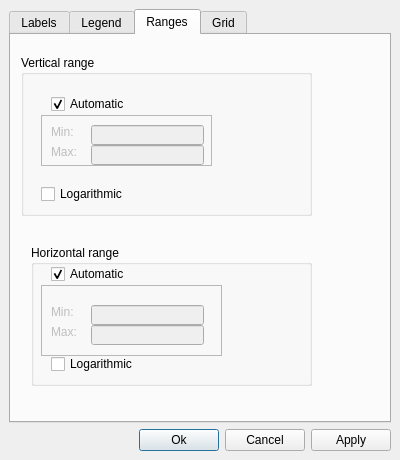
<ui version="4.0" >
 <class>PreferenceDialog</class>
 <widget class="QDialog" name="PreferenceDialog" >
  <property name="geometry" >
   <rect>
    <x>0</x>
    <y>0</y>
    <width>400</width>
    <height>460</height>
   </rect>
  </property>
  <property name="windowTitle" >
   <string>Preferences</string>
  </property>
  <layout class="QVBoxLayout" >
   <property name="margin" >
    <number>9</number>
   </property>
   <property name="spacing" >
    <number>6</number>
   </property>
   <item>
    <widget class="QTabWidget" name="tabWidget" >
     <property name="currentIndex" >
      <number>2</number>
     </property>
     <widget class="QWidget" name="tab" >
      <attribute name="title" >
       <string>Labels</string>
      </attribute>
      <widget class="QLabel" name="label" >
       <property name="geometry" >
        <rect>
         <x>20</x>
         <y>40</y>
         <width>46</width>
         <height>14</height>
        </rect>
       </property>
       <property name="text" >
        <string>Plot title</string>
       </property>
      </widget>
      <widget class="QLabel" name="label_2" >
       <property name="geometry" >
        <rect>
         <x>20</x>
         <y>110</y>
         <width>101</width>
         <height>16</height>
        </rect>
       </property>
       <property name="text" >
        <string>Vertical label</string>
       </property>
      </widget>
      <widget class="QLabel" name="label_3" >
       <property name="geometry" >
        <rect>
         <x>20</x>
         <y>170</y>
         <width>141</width>
         <height>16</height>
        </rect>
       </property>
       <property name="text" >
        <string>Horizontal label</string>
       </property>
      </widget>
      <widget class="QLineEdit" name="vLabel" >
       <property name="geometry" >
        <rect>
         <x>20</x>
         <y>130</y>
         <width>113</width>
         <height>20</height>
        </rect>
       </property>
      </widget>
      <widget class="QLineEdit" name="hLabel" >
       <property name="geometry" >
        <rect>
         <x>20</x>
         <y>190</y>
         <width>113</width>
         <height>20</height>
        </rect>
       </property>
      </widget>
      <widget class="QLineEdit" name="plotTitle" >
       <property name="geometry" >
        <rect>
         <x>20</x>
         <y>60</y>
         <width>113</width>
         <height>20</height>
        </rect>
       </property>
      </widget>
     </widget>
     <widget class="QWidget" name="tab_2" >
      <attribute name="title" >
       <string>Legend</string>
      </attribute>
      <widget class="QCheckBox" name="showLegend" >
       <property name="geometry" >
        <rect>
         <x>20</x>
         <y>30</y>
         <width>151</width>
         <height>18</height>
        </rect>
       </property>
       <property name="text" >
        <string>Show variable legend</string>
       </property>
      </widget>
     </widget>
     <widget class="QWidget" name="tab_3" >
      <attribute name="title" >
       <string>Ranges</string>
      </attribute>
      <widget class="QGroupBox" name="groupBox" >
       <property name="geometry" >
        <rect>
         <x>10</x>
         <y>20</y>
         <width>291</width>
         <height>161</height>
        </rect>
       </property>
       <property name="title" >
        <string>Vertical range</string>
       </property>
       <widget class="QCheckBox" name="vLog" >
        <property name="geometry" >
         <rect>
          <x>20</x>
          <y>130</y>
          <width>101</width>
          <height>18</height>
         </rect>
        </property>
        <property name="text" >
         <string>Logarithmic</string>
        </property>
       </widget>
       <widget class="QFrame" name="frame_2" >
        <property name="enabled" >
         <bool>false</bool>
        </property>
        <property name="geometry" >
         <rect>
          <x>20</x>
          <y>60</y>
          <width>171</width>
          <height>51</height>
         </rect>
        </property>
        <property name="frameShape" >
         <enum>QFrame::StyledPanel</enum>
        </property>
        <property name="frameShadow" >
         <enum>QFrame::Raised</enum>
        </property>
        <widget class="QLabel" name="label_5" >
         <property name="geometry" >
          <rect>
           <x>10</x>
           <y>30</y>
           <width>46</width>
           <height>14</height>
          </rect>
         </property>
         <property name="text" >
          <string>Max:</string>
         </property>
        </widget>
        <widget class="QLabel" name="label_4" >
         <property name="geometry" >
          <rect>
           <x>10</x>
           <y>10</y>
           <width>46</width>
           <height>14</height>
          </rect>
         </property>
         <property name="text" >
          <string>Min:</string>
         </property>
        </widget>
        <widget class="QLineEdit" name="vMax" >
         <property name="geometry" >
          <rect>
           <x>50</x>
           <y>30</y>
           <width>113</width>
           <height>20</height>
          </rect>
         </property>
        </widget>
        <widget class="QLineEdit" name="vMin" >
         <property name="geometry" >
          <rect>
           <x>50</x>
           <y>10</y>
           <width>113</width>
           <height>20</height>
          </rect>
         </property>
        </widget>
       </widget>
       <widget class="QCheckBox" name="checkBox_5" >
        <property name="geometry" >
         <rect>
          <x>30</x>
          <y>40</y>
          <width>141</width>
          <height>18</height>
         </rect>
        </property>
        <property name="text" >
         <string>Automatic</string>
        </property>
        <property name="checked" >
         <bool>true</bool>
        </property>
       </widget>
      </widget>
      <widget class="QGroupBox" name="groupBox_2" >
       <property name="geometry" >
        <rect>
         <x>20</x>
         <y>210</y>
         <width>281</width>
         <height>141</height>
        </rect>
       </property>
       <property name="title" >
        <string>Horizontal range</string>
       </property>
       <widget class="QCheckBox" name="hLog" >
        <property name="geometry" >
         <rect>
          <x>20</x>
          <y>110</y>
          <width>101</width>
          <height>18</height>
         </rect>
        </property>
        <property name="text" >
         <string>Logarithmic</string>
        </property>
       </widget>
       <widget class="QCheckBox" name="checkBox_6" >
        <property name="geometry" >
         <rect>
          <x>20</x>
          <y>20</y>
          <width>141</width>
          <height>18</height>
         </rect>
        </property>
        <property name="text" >
         <string>Automatic</string>
        </property>
        <property name="checked" >
         <bool>true</bool>
        </property>
       </widget>
       <widget class="QFrame" name="frame_3" >
        <property name="enabled" >
         <bool>false</bool>
        </property>
        <property name="geometry" >
         <rect>
          <x>10</x>
          <y>40</y>
          <width>181</width>
          <height>71</height>
         </rect>
        </property>
        <property name="frameShape" >
         <enum>QFrame::StyledPanel</enum>
        </property>
        <property name="frameShadow" >
         <enum>QFrame::Raised</enum>
        </property>
        <widget class="QLabel" name="label_7" >
         <property name="geometry" >
          <rect>
           <x>10</x>
           <y>20</y>
           <width>46</width>
           <height>14</height>
          </rect>
         </property>
         <property name="text" >
          <string>Min:</string>
         </property>
        </widget>
        <widget class="QLabel" name="label_6" >
         <property name="geometry" >
          <rect>
           <x>10</x>
           <y>40</y>
           <width>46</width>
           <height>14</height>
          </rect>
         </property>
         <property name="text" >
          <string>Max:</string>
         </property>
        </widget>
        <widget class="QLineEdit" name="hMin" >
         <property name="geometry" >
          <rect>
           <x>50</x>
           <y>20</y>
           <width>113</width>
           <height>20</height>
          </rect>
         </property>
        </widget>
        <widget class="QLineEdit" name="hMax" >
         <property name="geometry" >
          <rect>
           <x>50</x>
           <y>40</y>
           <width>113</width>
           <height>20</height>
          </rect>
         </property>
        </widget>
       </widget>
      </widget>
     </widget>
     <widget class="QWidget" name="tab_4" >
      <attribute name="title" >
       <string>Grid</string>
      </attribute>
      <widget class="QGroupBox" name="groupBox_3" >
       <property name="enabled" >
        <bool>false</bool>
       </property>
       <property name="geometry" >
        <rect>
         <x>30</x>
         <y>80</y>
         <width>251</width>
         <height>181</height>
        </rect>
       </property>
       <property name="title" >
        <string>Step size</string>
       </property>
       <widget class="QRadioButton" name="radioButton" >
        <property name="geometry" >
         <rect>
          <x>20</x>
          <y>30</y>
          <width>83</width>
          <height>18</height>
         </rect>
        </property>
        <property name="text" >
         <string>Automatic</string>
        </property>
        <property name="checked" >
         <bool>true</bool>
        </property>
       </widget>
       <widget class="QFrame" name="frame" >
        <property name="enabled" >
         <bool>false</bool>
        </property>
        <property name="geometry" >
         <rect>
          <x>20</x>
          <y>70</y>
          <width>201</width>
          <height>80</height>
         </rect>
        </property>
        <property name="frameShape" >
         <enum>QFrame::StyledPanel</enum>
        </property>
        <property name="frameShadow" >
         <enum>QFrame::Raised</enum>
        </property>
        <widget class="QLabel" name="label_8" >
         <property name="geometry" >
          <rect>
           <x>20</x>
           <y>20</y>
           <width>46</width>
           <height>14</height>
          </rect>
         </property>
         <property name="text" >
          <string>Vertical:</string>
         </property>
        </widget>
        <widget class="QLabel" name="label_9" >
         <property name="geometry" >
          <rect>
           <x>10</x>
           <y>50</y>
           <width>52</width>
           <height>16</height>
          </rect>
         </property>
         <property name="text" >
          <string>Horizontal:</string>
         </property>
        </widget>
        <widget class="QLineEdit" name="lineEdit_9" >
         <property name="geometry" >
          <rect>
           <x>70</x>
           <y>50</y>
           <width>113</width>
           <height>20</height>
          </rect>
         </property>
        </widget>
        <widget class="QLineEdit" name="lineEdit_8" >
         <property name="geometry" >
          <rect>
           <x>70</x>
           <y>20</y>
           <width>113</width>
           <height>20</height>
          </rect>
         </property>
        </widget>
       </widget>
       <widget class="QRadioButton" name="radioButton_2" >
        <property name="geometry" >
         <rect>
          <x>20</x>
          <y>50</y>
          <width>83</width>
          <height>18</height>
         </rect>
        </property>
        <property name="text" >
         <string>Fixed</string>
        </property>
       </widget>
      </widget>
      <widget class="QCheckBox" name="showGrid" >
       <property name="geometry" >
        <rect>
         <x>40</x>
         <y>30</y>
         <width>71</width>
         <height>18</height>
        </rect>
       </property>
       <property name="text" >
        <string>Show grid</string>
       </property>
      </widget>
     </widget>
    </widget>
   </item>
   <item>
    <layout class="QHBoxLayout" >
     <property name="margin" >
      <number>0</number>
     </property>
     <property name="spacing" >
      <number>6</number>
     </property>
     <item>
      <spacer>
       <property name="orientation" >
        <enum>Qt::Horizontal</enum>
       </property>
       <property name="sizeHint" >
        <size>
         <width>40</width>
         <height>20</height>
        </size>
       </property>
      </spacer>
     </item>
     <item>
      <widget class="QPushButton" name="pbOk" >
       <property name="text" >
        <string>Ok</string>
       </property>
      </widget>
     </item>
     <item>
      <widget class="QPushButton" name="pbCancel" >
       <property name="text" >
        <string>Cancel</string>
       </property>
      </widget>
     </item>
     <item>
      <widget class="QPushButton" name="pbApply" >
       <property name="text" >
        <string>Apply</string>
       </property>
      </widget>
     </item>
    </layout>
   </item>
  </layout>
 </widget>
 <resources/>
 <connections>
  <connection>
   <sender>radioButton_2</sender>
   <signal>toggled(bool)</signal>
   <receiver>frame</receiver>
   <slot>setEnabled(bool)</slot>
   <hints>
    <hint type="sourcelabel" >
     <x>116</x>
     <y>179</y>
    </hint>
    <hint type="destinationlabel" >
     <x>128</x>
     <y>218</y>
    </hint>
   </hints>
  </connection>
  <connection>
   <sender>showGrid</sender>
   <signal>toggled(bool)</signal>
   <receiver>groupBox_3</receiver>
   <slot>setEnabled(bool)</slot>
   <hints>
    <hint type="sourcelabel" >
     <x>94</x>
     <y>79</y>
    </hint>
    <hint type="destinationlabel" >
     <x>100</x>
     <y>155</y>
    </hint>
   </hints>
  </connection>
  <connection>
   <sender>checkBox_5</sender>
   <signal>toggled(bool)</signal>
   <receiver>frame_2</receiver>
   <slot>setDisabled(bool)</slot>
   <hints>
    <hint type="sourcelabel" >
     <x>130</x>
     <y>109</y>
    </hint>
    <hint type="destinationlabel" >
     <x>130</x>
     <y>146</y>
    </hint>
   </hints>
  </connection>
  <connection>
   <sender>pbCancel</sender>
   <signal>clicked()</signal>
   <receiver>PreferenceDialog</receiver>
   <slot>reject()</slot>
   <hints>
    <hint type="sourcelabel" >
     <x>306</x>
     <y>449</y>
    </hint>
    <hint type="destinationlabel" >
     <x>269</x>
     <y>454</y>
    </hint>
   </hints>
  </connection>
  <connection>
   <sender>pbOk</sender>
   <signal>clicked()</signal>
   <receiver>PreferenceDialog</receiver>
   <slot>accept()</slot>
   <hints>
    <hint type="sourcelabel" >
     <x>223</x>
     <y>449</y>
    </hint>
    <hint type="destinationlabel" >
     <x>120</x>
     <y>433</y>
    </hint>
   </hints>
  </connection>
  <connection>
   <sender>checkBox_6</sender>
   <signal>toggled(bool)</signal>
   <receiver>frame_3</receiver>
   <slot>setDisabled(bool)</slot>
   <hints>
    <hint type="sourcelabel" >
     <x>95</x>
     <y>273</y>
    </hint>
    <hint type="destinationlabel" >
     <x>81</x>
     <y>290</y>
    </hint>
   </hints>
  </connection>
 </connections>
</ui>
